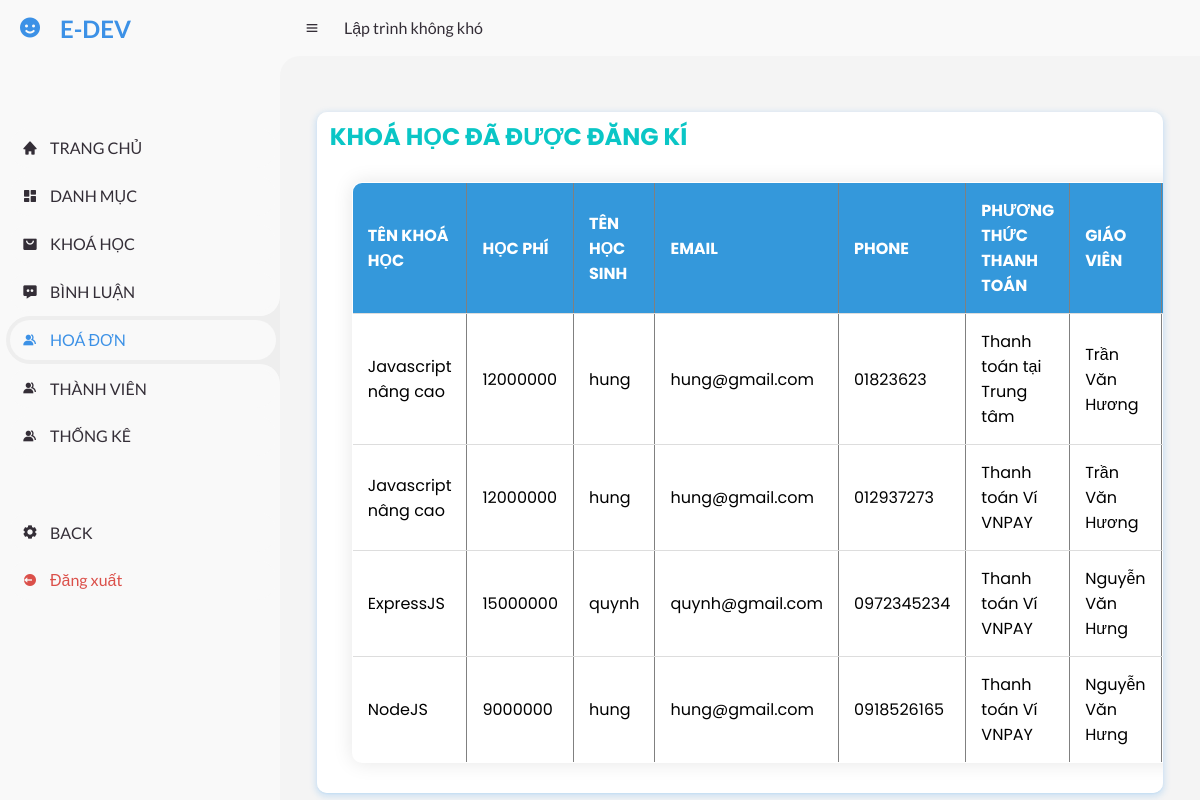
Page /admin/index.php?act=khoahocdki (signed in) on the committed database.
### tables this page shows
CREATE TABLE `bills` (
  `bill_id` int(11) NOT NULL,
  `user_id` int(11) NOT NULL,
  `full_name` varchar(255) NOT NULL,
  `email` varchar(255) NOT NULL,
  `phone` varchar(255) NOT NULL,
  `course_name` varchar(255) NOT NULL,
  `course_price` varchar(255) NOT NULL,
  `pttt` varchar(255) NOT NULL,
  `instructor` varchar(255) NOT NULL,
  `classname` varchar(255) NOT NULL,
  `thoigian` varchar(100) NOT NULL,
  `time_start` time NOT NULL,
  `time_end` time NOT NULL,
  `timestamp` timestamp NOT NULL DEFAULT current_timestamp() ON UPDATE current_timestamp(),
  `trangthai` varchar(255) NOT NULL
);

### model/pdo.php (called while the page is built, shortened)
<?php
function pdo_get_connection(){
    $servername = "localhost";
    $username = "root";
    $password = "";
    try {
    $conn = new PDO("mysql:host=$servername;dbname=bankhoahoc", $username, $password);
    $conn->setAttribute(PDO::ATTR_ERRMODE, PDO::ERRMODE_EXCEPTION);
    return $conn;
    } catch(PDOException $e) {
    echo "Kết nối thất bại: " . $e->getMessage();
    }
}
function pdo_query($sql){
    $sql_args = array_slice(func_get_args(), 1);
    try{
        $conn = Pdo_get_connection();
        $stmt = $conn -> prepare($sql);
        $stmt -> execute($sql_args);
        $rows = $stmt -> fetchAll();
        return $rows;
    }
    catch(PDOException $e){
        throw $e;
    }
    finally{
        unset($conn);
    }
}
?>

### model/khoahoc.php (called while the page is built, shortened)
<?php
function get_all_courses_dki() {
    $sql = "SELECT * FROM bills ORDER BY bill_id desc";
    return pdo_query($sql);
}
?>

### admin/khoahocdki/khoahocdki.php (the view, shortened to what this page needs)
<main>
<div class="row2 container mt20">
  <div class="row2 font_title mb">
    <h1>KHOÁ HỌC ĐÃ ĐƯỢC ĐĂNG KÍ</h1>
  </div>
  <div class="row2 form_content ">
    <form action="#" method="POST">
      <div class="row2 mb10 formds_loai">
        <table border="1" cellpadding="10px">
          <tr>
            <th>TÊN KHOÁ HỌC</th>
            <th>HỌC PHÍ</th>
            <th>TÊN HỌC SINH</th>
            <th>EMAIL</th>
            <th>PHONE</th>
            <th>PHƯƠNG THỨC THANH TOÁN</th>
            <th>GIÁO VIÊN</th>
          </tr>
          <?php
foreach ($allcourses as $all) {
  extract($all);
    $temp =  '<label class="custom-button">
    <input type="submit" class="hidden-checkbox" />
    <span class="icon-cross">✘</span>
    <input type="hidden" name="bill_id" value="'.$bill_id.'">
</label>
<input type="submit" name="xacnhan" class="confirm-button" value="Xác Nhận">';
  $temp2 = ' <label class="custom-button-1">
  <input type="submit" class="hidden-checkbox" />
  <span class="icon-checkbox">✔</span>
</label>';
    if (isset($all["trangthai"]) && $all["trangthai"] == "Đã thanh toán") {
        $test = $temp2;
    } else {
        $test = $temp;
    }
    echo '<tr>
        <td>' . $course_name. '</td>
        <td>' . $course_price . '</td>
        <td>' . $full_name . '</td>
        <td>' . $email . '</td>
        <td>' . $phone . '</td>
        <td>' . $pttt. '</td>
        <td>' . $instructor . '</td>
        <td>' . $classname . '</td>
        <td>' . $thoigian. '</td>
        <td>' . $time_start . '</td>
        <td>' . $time_end . '</td>
        <td>' . $timestamp . '</td>
        <td>' . $test . '</td>
    </tr>';
  }
?>
        </table>
      </div>
    </form>
  </div>
</div>
</main>
</section>

### css/admin.css (style rules this page uses)
* { margin: 0; padding: 0; box-sizing: border-box; }
:root { --poppins: 'Poppins', sans-serif; --lato: 'Lato', sans-serif; --light: #F9F9F9; --blue: #3C91E6; --light-blue: #CFE8FF; --grey: #eee; --dark-grey: #AAAAAA; --dark: #342E37; --red: #DB504A; --yellow: #FFCE26; --light-yellow: #FFF2C6; --orange: #FD7238; --light-orange: #FFE0D3; }
html { overflow-x: hidden; }
body { background: var(--grey); overflow-x: hidden; }
#content main { width: 100%; padding: 36px 24px; font-family: var(--poppins); max-height: calc(100vh - 56px); overflow-y: auto; }

### css/contentadmin.css (style rules this page uses)
.container { box-shadow: 0 1px 2px 0 rgba(39, 147, 231, 0.1), 0 2px 6px 2px rgba(0, 136, 240, 0.15); background-color: #ffffff; padding: 10px 0 0 0; border-radius: 10px; overflow: auto; }
.row2 { width: 97%; margin: 0 auto; }
.font_title h1 { color: rgb(10, 198, 198); line-height: 30px; }
.mb10 { margin-bottom: 10px; }
.mt20 { margin-top: 20px; }
.form_content { padding: 10px; }
body { font-family: Arial, sans-serif; background-color: #f4f4f4; }
table { width: 100%; border-collapse: collapse; margin-top: 20px; margin-bottom: 20px; overflow: hidden; box-shadow: 0 0 20px rgba(0, 0, 0, 0.1); border-radius: 10px; background-color: #fff; }
th, td { padding: 15px; text-align: left; border-bottom: 1px solid #ddd; }
th { background-color: #3498db; color: #fff; }

### rows in the picture
bills: course_name "Javascript nâng cao", course_price "12000000", full_name "hung", email "hung@gmail.com", phone "01823623", pttt "Thanh toán tại Trung tâm", instructor "Trần Văn Hương"
bills: course_name "Javascript nâng cao", course_price "12000000", full_name "hung", email "hung@gmail.com", phone "012937273", pttt "Thanh toán Ví VNPAY", instructor "Trần Văn Hương"
bills: course_name "ExpressJS", course_price "15000000", full_name "quynh", email "quynh@gmail.com", phone "0972345234", pttt "Thanh toán Ví VNPAY", instructor "Nguyễn Văn Hưng"
bills: course_name "NodeJS", course_price "9000000", full_name "hung", email "hung@gmail.com", phone "0918526165", pttt "Thanh toán Ví VNPAY", instructor "Nguyễn Văn Hưng"
